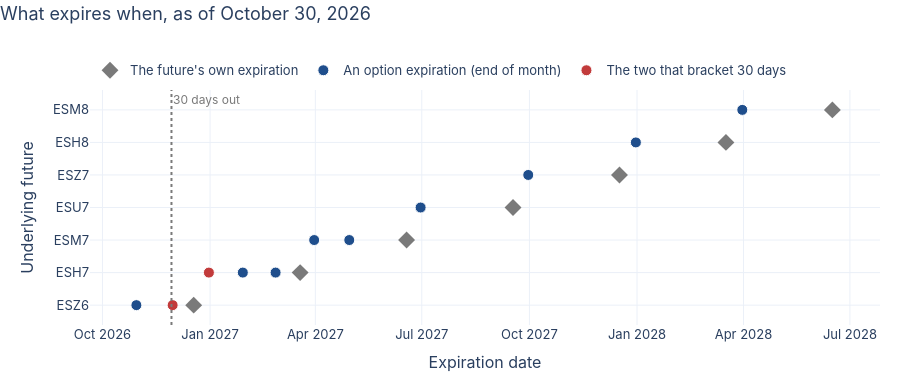

The notebook cell saved with this chart:
### Markdown cell above
## 3. What expires when

Each end-of-month option exercises into the nearest quarterly future that
expires after it does. In the figure, each row is a future: the diamond is
the future's own expiration, and the dots are the option expirations that
exercise into it. Hover for the details.

### Code cell
figures.fig_expiration_calendar(session, curve, latest).show()

### Figure 1 — Plotly figure (JSON) as saved in the notebook; plotly's stock layout.template omitted (floating-point values rounded to 4 significant figures)
{"data": [{"hovertemplate": "%{y} expires %{x|%b %-d, %Y}<extra></extra>", "marker": {"color": "#7a7a7a", "size": 13, "symbol": "diamond"}, "mode": "markers", "name": "The future's own expiration", "type": "scatter", "x": ["2026-12-18T00:00:00.000000000", "2027-03-19T00:00:00.000000000", "2027-06-18T00:00:00.000000000", "2027-09-17T00:00:00.000000000", "2027-12-17T00:00:00.000000000", "2028-03-17T00:00:00.000000000", "2028-06-16T00:00:00.000000000"], "y": ["ESZ6", "ESH7", "ESM7", "ESU7", "ESZ7", "ESH8", "ESM8"]}, {"customdata": [[0, 407], [91, 330], [119, 222], [152, 250], [182, 216], [243, 252], [335, 254], [427, 236], [518, 230]], "hovertemplate": "options expiring %{x|%b %-d, %Y}<br>%{customdata[0]} days away<br>%{customdata[1]} contracts<br>exercise into %{y}<extra></extra>", "marker": {"color": "#1f4e8c", "line": {"color": "white", "width": 1}, "size": 11}, "mode": "markers", "name": "An option expiration (end of month)", "type": "scatter", "x": ["2026-10-30T00:00:00.000000000", "2027-01-29T00:00:00.000000000", "2027-02-26T00:00:00.000000000", "2027-03-31T00:00:00.000000000", "2027-04-30T00:00:00.000000000", "2027-06-30T00:00:00.000000000", "2027-09-30T00:00:00.000000000", "2027-12-31T00:00:00.000000000", "2028-03-31T00:00:00.000000000"], "y": ["ESZ6", "ESH7", "ESH7", "ESM7", "ESM7", "ESU7", "ESZ7", "ESH8", "ESM8"]}, {"customdata": [[31, 330], [62, 358]], "hovertemplate": "options expiring %{x|%b %-d, %Y}<br>%{customdata[0]} days away<br>%{customdata[1]} contracts<br>exercise into %{y}<extra></extra>", "marker": {"color": "#c23b3b", "line": {"color": "white", "width": 1}, "size": 11}, "mode": "markers", "name": "The two that bracket 30 days", "type": "scatter", "x": ["2026-11-30T00:00:00.000000000", "2026-12-31T00:00:00.000000000"], "y": ["ESZ6", "ESH7"]}], "layout": {"annotations": [{"font": {"color": "#7a7a7a", "size": 12}, "showarrow": false, "text": "30 days out", "x": "2026-11-29T00:00:00", "xanchor": "left", "y": 1, "yanchor": "top", "yref": "paper"}], "font": {"family": "-apple-system, BlinkMacSystemFont, 'Segoe UI', Roboto, sans-serif", "size": 13}, "height": 380, "legend": {"orientation": "h", "x": 0, "y": 1.02, "yanchor": "bottom"}, "margin": {"b": 50, "l": 90, "r": 20, "t": 90}, "shapes": [{"line": {"color": "#7a7a7a", "dash": "dot"}, "type": "line", "x0": "2026-11-29T00:00:00", "x1": "2026-11-29T00:00:00", "xref": "x", "y0": 0, "y1": 1, "yref": "y domain"}], "title": {"text": "What expires when, as of October 30, 2026", "x": 0, "y": 0.98}, "xaxis": {"title": {"text": "Expiration date"}}, "yaxis": {"categoryarray": ["ESZ6", "ESH7", "ESM7", "ESU7", "ESZ7", "ESH8", "ESM8"], "categoryorder": "array", "title": {"text": "Underlying future"}}}}
